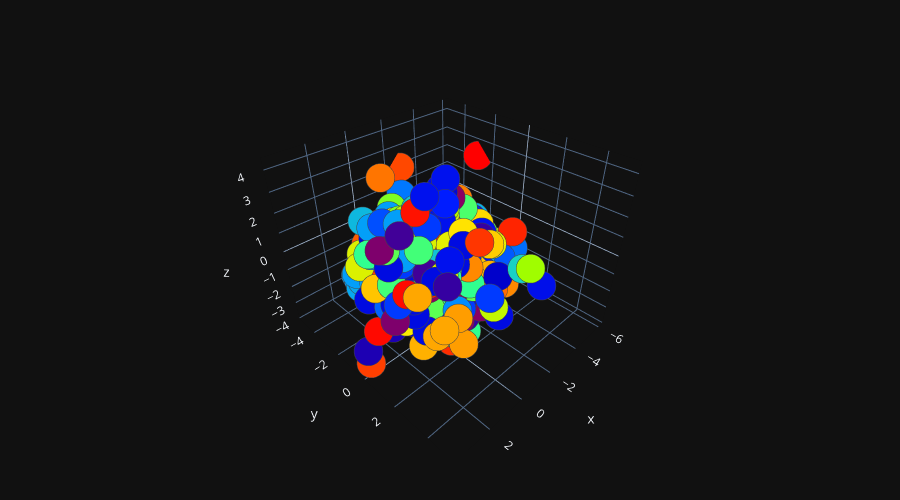

Source (notebook cell):
### Code cell
plot_3d(X_LDA[:, 0],X_LDA[:, 1],X_LDA[:, 2])

### Figure 1 — Plotly figure (JSON) as saved in the notebook; plotly's stock layout.template omitted (floating-point values rounded to 4 significant figures; data arrays with more than 128 entries replaced by an {"elided": "..."} marker saying what was removed)
{"data": [{"marker": {"color": {"elided": "943 int values"}, "colorscale": [[0, "rgb(150,0,90)"], [0.125, "rgb(0,0,200)"], [0.25, "rgb(0,25,255)"], [0.375, "rgb(0,152,255)"], [0.5, "rgb(44,255,150)"], [0.625, "rgb(151,255,0)"], [0.75, "rgb(255,234,0)"], [0.875, "rgb(255,111,0)"], [1, "rgb(255,0,0)"]], "line": {"width": 1}, "opacity": 1, "size": 10}, "mode": "markers", "type": "scatter3d", "x": {"elided": "943 float values"}, "y": {"elided": "943 float values"}, "z": {"elided": "943 float values"}}], "layout": {"height": 500, "margin": {"b": 50, "l": 50, "r": 50, "t": 50}, "width": 900}}
